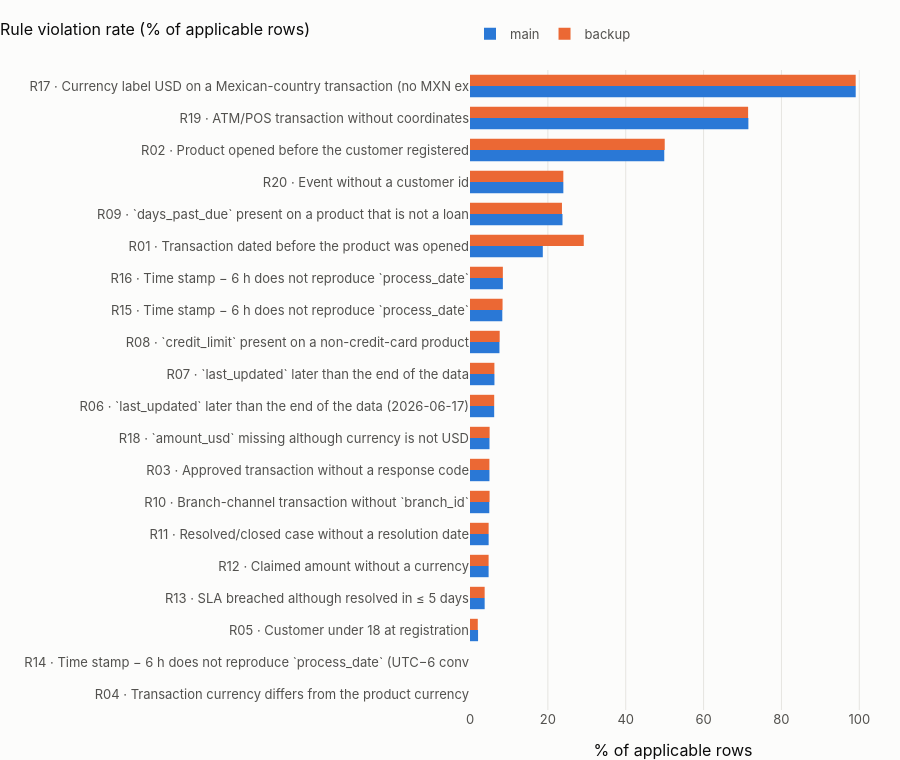

This figure's notebook cell:
### Code cell
r = rules.sort_values("rate_main_%")
fig = go.Figure()
fig.add_bar(
    y=r.rule + " · " + r.description.str.slice(0, 62),
    x=r["rate_main_%"],
    orientation="h",
    name="main",
    marker_color=theme.MAIN_C,
)
fig.add_bar(
    y=r.rule + " · " + r.description.str.slice(0, 62),
    x=r["rate_backup_%"],
    orientation="h",
    name="backup",
    marker_color=theme.BACKUP_C,
)
fig.update_layout(
    barmode="group",
    height=760,
    margin=dict(l=470),
    bargap=0.3,
    title="Rule violation rate (% of applicable rows)",
    xaxis_title="% of applicable rows",
)
fig.show()

### Figure 1 — Plotly figure (JSON) as saved in the notebook; plotly's stock layout.template omitted (floating-point values rounded to 4 significant figures)
{"data": [{"marker": {"color": "#2a78d6"}, "name": "main", "orientation": "h", "type": "bar", "x": [0.0, 0.001153, 2.071, 3.764, 4.781, 4.789, 4.959, 4.996, 5.006, 6.211, 6.278, 7.569, 8.296, 8.443, 18.7, 23.76, 23.98, 49.9, 71.51, 99.07], "y": ["R04 · Transaction currency differs from the product currency", "R14 · Time stamp − 6 h does not reproduce `process_date` (UTC−6 conv", "R05 · Customer under 18 at registration", "R13 · SLA breached although resolved in ≤ 5 days", "R12 · Claimed amount without a currency", "R11 · Resolved/closed case without a resolution date", "R10 · Branch-channel transaction without `branch_id`", "R03 · Approved transaction without a response code", "R18 · `amount_usd` missing although currency is not USD", "R06 · `last_updated` later than the end of the data (2026-06-17)", "R07 · `last_updated` later than the end of the data", "R08 · `credit_limit` present on a non-credit-card product", "R15 · Time stamp − 6 h does not reproduce `process_date`", "R16 · Time stamp − 6 h does not reproduce `process_date`", "R01 · Transaction dated before the product was opened", "R09 · `days_past_due` present on a product that is not a loan", "R20 · Event without a customer id", "R02 · Product opened before the customer registered", "R19 · ATM/POS transaction without coordinates", "R17 · Currency label USD on a Mexican-country transaction (no MXN ex"]}, {"marker": {"color": "#eb6834"}, "name": "backup", "orientation": "h", "type": "bar", "x": [0.0, 0.001251, 2.001, 3.764, 4.781, 4.789, 5.03, 4.983, 5.039, 6.217, 6.267, 7.627, 8.366, 8.443, 29.22, 23.62, 23.97, 50.02, 71.44, 99.07], "y": ["R04 · Transaction currency differs from the product currency", "R14 · Time stamp − 6 h does not reproduce `process_date` (UTC−6 conv", "R05 · Customer under 18 at registration", "R13 · SLA breached although resolved in ≤ 5 days", "R12 · Claimed amount without a currency", "R11 · Resolved/closed case without a resolution date", "R10 · Branch-channel transaction without `branch_id`", "R03 · Approved transaction without a response code", "R18 · `amount_usd` missing although currency is not USD", "R06 · `last_updated` later than the end of the data (2026-06-17)", "R07 · `last_updated` later than the end of the data", "R08 · `credit_limit` present on a non-credit-card product", "R15 · Time stamp − 6 h does not reproduce `process_date`", "R16 · Time stamp − 6 h does not reproduce `process_date`", "R01 · Transaction dated before the product was opened", "R09 · `days_past_due` present on a product that is not a loan", "R20 · Event without a customer id", "R02 · Product opened before the customer registered", "R19 · ATM/POS transaction without coordinates", "R17 · Currency label USD on a Mexican-country transaction (no MXN ex"]}], "layout": {"bargap": 0.3, "barmode": "group", "height": 760, "margin": {"l": 470}, "title": {"text": "Rule violation rate (% of applicable rows)"}, "xaxis": {"title": {"text": "% of applicable rows"}}}}
